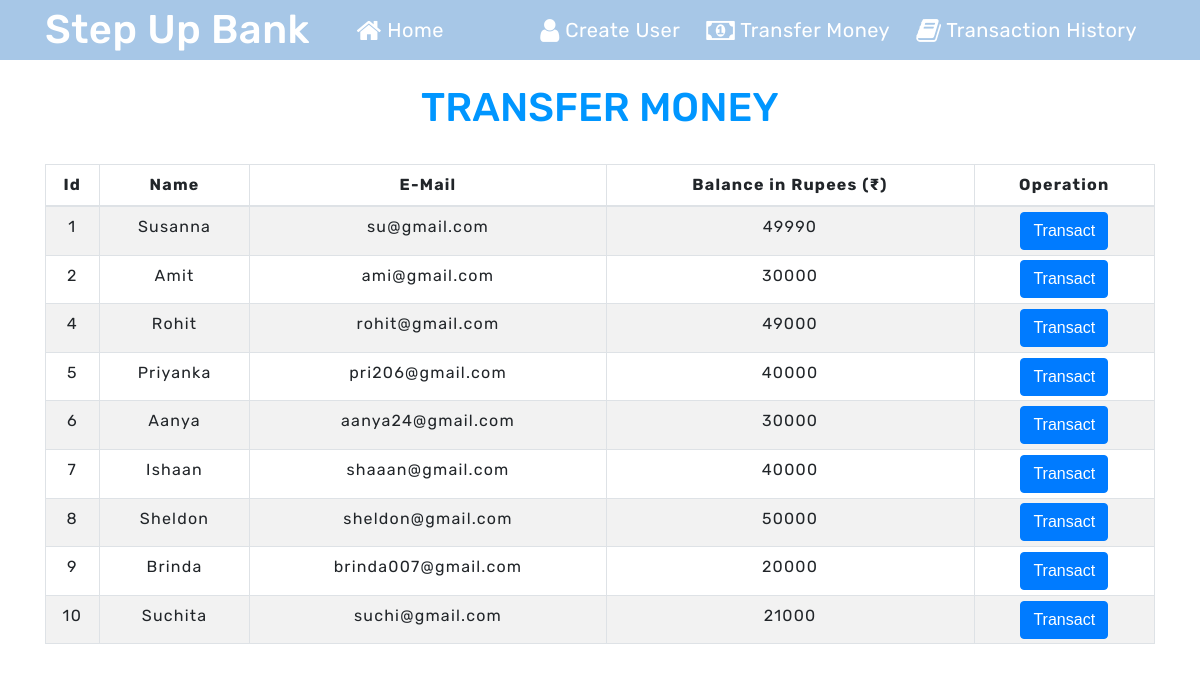
The app's page /transfermoney.php with its own data.
### tables this page shows
CREATE TABLE `users` (
  `id` int(3) NOT NULL,
  `name` text NOT NULL,
  `email` varchar(30) NOT NULL,
  `balance` int(8) NOT NULL
);

### transfermoney.php (the view, shortened to what this page needs)
<!DOCTYPE html>
<html lang="en">
<head>
    <link rel="stylesheet" href="https://maxcdn.bootstrapcdn.com/bootstrap/4.0.0/css/bootstrap.min.css" >
    <link rel="stylesheet" href="https://cdnjs.cloudflare.com/ajax/libs/font-awesome/4.7.0/css/font-awesome.min.css">
    <link rel="stylesheet" href="https://cdnjs.cloudflare.com/ajax/libs/bootstrap-social/5.1.1/bootstrap-social.min.css.map">
    <link rel="stylesheet" type="text/css" href="css/navbar.css">
</head>
<body>
<?php
    include 'config.php';
    $sql = "SELECT * FROM users";
    $result = mysqli_query($dbConn,$sql);
?>
<?php
  include 'navbar.php';
?>
<div class="container">
        <h2 class="text-center pt-4" style="color: #0096FF">TRANSFER MONEY</h2>
        <br>
            <div class="row">
                <div class="col"style="background-color: white">
                    <div class="table-responsive-sm">
                    <table class="table table-hover table-sm table-striped table-bordered">
                        <thead>
                            <tr>
                            <th scope="col" class="text-center py-2">Id</th>
                            <th scope="col" class="text-center py-2">Name</th>
                            <th scope="col" class="text-center py-2">E-Mail</th>
                            <th scope="col" class="text-center py-2">Balance in Rupees (&#8377;)</th>
                            <th scope="col" class="text-center py-2">Operation</th>
                            </tr>
                        </thead>
                        <tbody>
                        <?php
                            while($rows=mysqli_fetch_assoc($result)){
                        ?>
                        <tr>
                            <td class="py-2"><?php echo $rows['id'] ?></td>
                            <td class="py-2"><?php echo $rows['name']?></td>
                            <td class="py-2"><?php echo $rows['email']?></td>
                            <td class="py-2"><?php echo $rows['balance']?></td>
                            <td><a href="selecteduserdetail.php?id= <?php echo $rows['id'] ;?>">
                            <button type="submit" class="btn btn-primary"">Transact</button></a></td>
                        </tr>
                    <?php
                    }
                ?>
                        </tbody>
                    </table>
                    </div>
                </div>
            </div>
        </div>
    </body>
</html>

### navbar.php (shortened to what this page needs)
<nav class="navbar navbar-dark navbar-expand-sm fixed">
  <div class="container">
    <a class="navbar-brand mr-auto mb-0 h1" href="index.php" style="font-size:40px"> Step Up Bank &nbsp; &nbsp;</a>
    <div class="collapse navbar-collapse" id="Navbar">
    <ul class="navbar-nav mr-auto">
      <li class="nav-item active"><a class="nav-link" href="index.php"><span class="fa fa-home fa-lg"></span> Home</a></li>
    </ul>
    </div>
    <div class = "dropdown">
    <ul class="nav navbar-nav navbar-right">
    <li class="nav-item active">
      <a class="nav-link" href="createuser.php"><span class="fa fa-user fa-lg"></span>   Create User</a>
    </li>
    <li class="nav-item active">
      <a class="nav-link" href="transfermoney.php"><span class="fa fa-money fa-lg"></span>    Transfer Money</a>
    </li>
    <li class="nav-item active">
      <a class="nav-link" href="transactionhistory.php"><span class="fa fa-book fa-lg"></span>      Transaction History</a>
    </li>
    </ul>
    </div>
  </div>
</nav>

### css/navbar.css (style rules this page uses)
.nav-link { margin-right: 10px; transition: 0.5s; font-size: 15; font-family: Times, sans-serif; }
.navbar-brand { color: black; letter-spacing: 0.5px; }
h2 { color: black; letter-spacing: 0px; font-family: 'Rubik', sans-serif; }

### transfermoney.php (style rules this page uses)
.navbar-dark { background-color: #A7C7E7; }
.navbar { height: 60px; }
.navbar-brand { color: black; letter-spacing: 0.5px; font-family: 'Rubik', sans-serif; }
.nav-link { margin-right: 10px; transition: 0.5s; letter-spacing: 0.5px; font-size: 20px; font-family: 'Rubik', sans-serif; }
* { padding: 0; margin: 0; box-sizing: border-box; font-family: sans-serif; }
h2 { font-size: 40px; }
table { letter-spacing: 1.2px; }
th,td { text-align: center; font-family: 'Rubik', sans-serif; }
button { border:none; background: #808000; transition: 1s; }

### records on screen
users: id "1", name "Susanna", email "su@gmail.com", balance "49990"
users: id "2", name "Amit", email "ami@gmail.com", balance "30000"
users: id "4", name "Rohit", email "rohit@gmail.com", balance "49000"
users: id "5", name "Priyanka", email "pri206@gmail.com", balance "40000"
users: id "6", name "Aanya", email "aanya24@gmail.com", balance "30000"
users: id "7", name "Ishaan", email "shaaan@gmail.com", balance "40000"
users: id "8", name "Sheldon", email "sheldon@gmail.com", balance "50000"
users: id "9", name "Brinda", email "brinda007@gmail.com", balance "20000"
users: id "10", name "Suchita", email "suchi@gmail.com", balance "21000"
